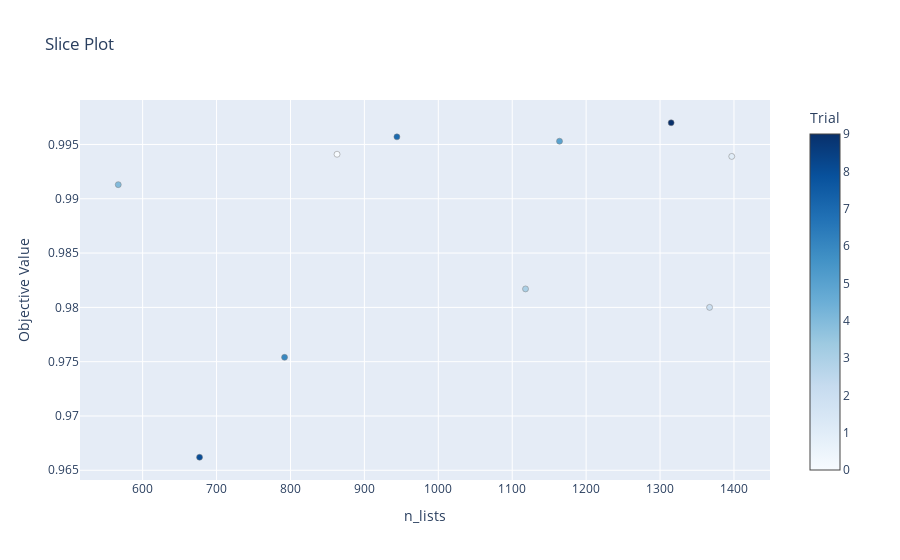

The cell this chart's notebook holds for it:
### Code cell
optuna.visualization.plot_slice(study, params=["n_lists"])

### Figure 1 — Plotly figure (JSON) as saved in the notebook; plotly's stock layout.template omitted (floating-point values rounded to 4 significant figures)
{"data": [{"marker": {"color": [0, 1, 2, 3, 4, 5, 6, 7, 8, 9], "colorbar": {"title": {"text": "Trial"}, "x": 1, "xpad": 40, "y": 0.5}, "colorscale": [[0, "rgb(247,251,255)"], [0.125, "rgb(222,235,247)"], [0.25, "rgb(198,219,239)"], [0.375, "rgb(158,202,225)"], [0.5, "rgb(107,174,214)"], [0.625, "rgb(66,146,198)"], [0.75, "rgb(33,113,181)"], [0.875, "rgb(8,81,156)"], [1, "rgb(8,48,107)"]], "line": {"color": "Grey", "width": 0.5}}, "mode": "markers", "name": "Feasible Trial", "showlegend": false, "type": "scatter", "x": [863, 1397, 1367, 1118, 567, 1164, 792, 944, 677, 1315], "y": [0.9941, 0.9939, 0.98, 0.9817, 0.9913, 0.9953, 0.9754, 0.9957, 0.9662, 0.997]}], "layout": {"autosize": true, "title": {"text": "Slice Plot"}, "xaxis": {"autorange": true, "range": [517.1, 1447.0], "title": {"text": "n_lists"}, "type": "linear"}, "yaxis": {"autorange": true, "range": [0.9637, 0.9995], "title": {"text": "Objective Value"}, "type": "linear"}}}
